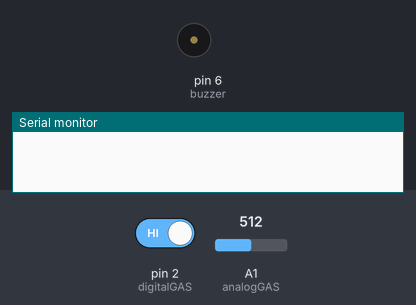
Bench run of a sketch on a simulated Arduino Uno, built with avr-gcc and run on an emulated ATmega328P. Shown: buzzer (waves = sounding, pin HIGH), the last lines printed to the serial monitor. Inputs (shaded band) come from the test bench; at power-on: pin 2 (digitalGAS) HIGH, A1 (analogGAS) = 512.

Above: at 1.2 s.
1.3 s: pin 2 (digitalGAS) driven LOW
At 1.7 s:
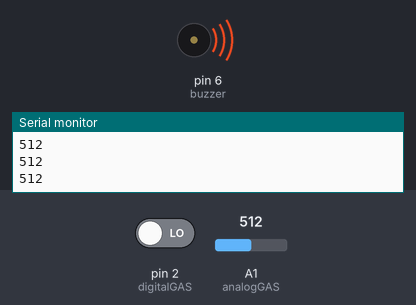
2.8 s: pin 2 (digitalGAS) driven HIGH
At 4.1 s:
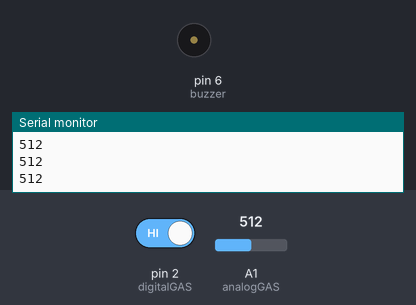
Timing chart, 0 to 5.8 s (numbered marks = the images above; inputs shaded):
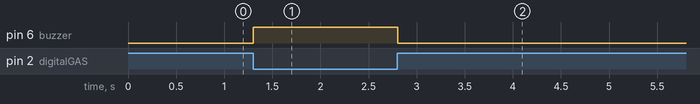

Measured:
- after the input at 1.3 s, pin 6 (buzzer): LOW → HIGH at once
- after the input at 2.8 s, pin 6 (buzzer): HIGH → LOW at once

The sketch:

home_safety.ino
```cpp
#define analogGAS A1
#define digitalGAS 2
#define buzzer 6
int GAS_data=0;
void setup() {
  pinMode(buzzer,OUTPUT);
  pinMode(analogGAS,INPUT);
  pinMode(digitalGAS,INPUT);
  attachInterrupt(0, printData, LOW);
  Serial.begin(9600);
}
void loop() {
  GAS_data = analogRead(A1);
  digitalWrite(6,LOW);
}
void printData(){
  Serial.println(GAS_data);
  digitalWrite(6,HIGH);
}
```
